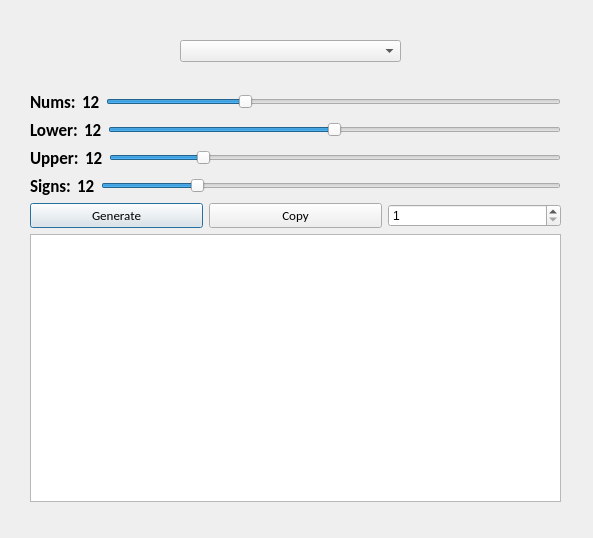
<?xml version="1.0" encoding="UTF-8"?>
<ui version="4.0">
 <class>Dialog</class>
 <widget class="QDialog" name="Dialog">
  <property name="geometry">
   <rect>
    <x>0</x>
    <y>0</y>
    <width>593</width>
    <height>538</height>
   </rect>
  </property>
  <property name="windowTitle">
   <string notr="true">Dialog</string>
  </property>
  <widget class="QComboBox" name="comboBox">
   <property name="geometry">
    <rect>
     <x>180</x>
     <y>40</y>
     <width>221</width>
     <height>22</height>
    </rect>
   </property>
   <property name="currentText">
    <string notr="true"/>
   </property>
  </widget>
  <widget class="QWidget" name="">
   <property name="geometry">
    <rect>
     <x>30</x>
     <y>91</y>
     <width>531</width>
     <height>411</height>
    </rect>
   </property>
   <layout class="QVBoxLayout" name="verticalLayout">
    <item>
     <layout class="QHBoxLayout" name="horizontalLayout_3">
      <item>
       <widget class="QLabel" name="label_5">
        <property name="font">
         <font>
          <family>Calibri</family>
          <pointsize>13</pointsize>
          <weight>75</weight>
          <bold>true</bold>
         </font>
        </property>
        <property name="toolTip">
         <string notr="true"/>
        </property>
        <property name="statusTip">
         <string notr="true"/>
        </property>
        <property name="whatsThis">
         <string notr="true"/>
        </property>
        <property name="accessibleName">
         <string notr="true"/>
        </property>
        <property name="accessibleDescription">
         <string notr="true"/>
        </property>
        <property name="text">
         <string notr="true">Nums:</string>
        </property>
       </widget>
      </item>
      <item>
       <widget class="QLabel" name="label">
        <property name="font">
         <font>
          <family>Calibri</family>
          <pointsize>13</pointsize>
          <weight>75</weight>
          <bold>true</bold>
         </font>
        </property>
        <property name="toolTip">
         <string notr="true"/>
        </property>
        <property name="statusTip">
         <string notr="true"/>
        </property>
        <property name="whatsThis">
         <string notr="true"/>
        </property>
        <property name="accessibleName">
         <string notr="true"/>
        </property>
        <property name="accessibleDescription">
         <string notr="true"/>
        </property>
        <property name="text">
         <string notr="true">12</string>
        </property>
       </widget>
      </item>
      <item>
       <widget class="QSlider" name="horizontalSlider">
        <property name="maximum">
         <number>10</number>
        </property>
        <property name="value">
         <number>3</number>
        </property>
        <property name="orientation">
         <enum>Qt::Horizontal</enum>
        </property>
       </widget>
      </item>
     </layout>
    </item>
    <item>
     <layout class="QHBoxLayout" name="horizontalLayout_4">
      <item>
       <widget class="QLabel" name="label_6">
        <property name="font">
         <font>
          <family>Calibri</family>
          <pointsize>13</pointsize>
          <weight>75</weight>
          <bold>true</bold>
         </font>
        </property>
        <property name="toolTip">
         <string notr="true"/>
        </property>
        <property name="statusTip">
         <string notr="true"/>
        </property>
        <property name="whatsThis">
         <string notr="true"/>
        </property>
        <property name="accessibleName">
         <string notr="true"/>
        </property>
        <property name="accessibleDescription">
         <string notr="true"/>
        </property>
        <property name="text">
         <string notr="true">Lower:</string>
        </property>
       </widget>
      </item>
      <item>
       <widget class="QLabel" name="label_2">
        <property name="font">
         <font>
          <family>Calibri</family>
          <pointsize>13</pointsize>
          <weight>75</weight>
          <bold>true</bold>
         </font>
        </property>
        <property name="toolTip">
         <string notr="true"/>
        </property>
        <property name="statusTip">
         <string notr="true"/>
        </property>
        <property name="whatsThis">
         <string notr="true"/>
        </property>
        <property name="accessibleName">
         <string notr="true"/>
        </property>
        <property name="accessibleDescription">
         <string notr="true"/>
        </property>
        <property name="text">
         <string notr="true">12</string>
        </property>
       </widget>
      </item>
      <item>
       <widget class="QSlider" name="horizontalSlider_2">
        <property name="maximum">
         <number>10</number>
        </property>
        <property name="value">
         <number>5</number>
        </property>
        <property name="orientation">
         <enum>Qt::Horizontal</enum>
        </property>
       </widget>
      </item>
     </layout>
    </item>
    <item>
     <layout class="QHBoxLayout" name="horizontalLayout_5">
      <item>
       <widget class="QLabel" name="label_7">
        <property name="font">
         <font>
          <family>Calibri</family>
          <pointsize>13</pointsize>
          <weight>75</weight>
          <bold>true</bold>
         </font>
        </property>
        <property name="toolTip">
         <string notr="true"/>
        </property>
        <property name="statusTip">
         <string notr="true"/>
        </property>
        <property name="whatsThis">
         <string notr="true"/>
        </property>
        <property name="accessibleName">
         <string notr="true"/>
        </property>
        <property name="accessibleDescription">
         <string notr="true"/>
        </property>
        <property name="text">
         <string notr="true">Upper:</string>
        </property>
       </widget>
      </item>
      <item>
       <widget class="QLabel" name="label_3">
        <property name="font">
         <font>
          <family>Calibri</family>
          <pointsize>13</pointsize>
          <weight>75</weight>
          <bold>true</bold>
         </font>
        </property>
        <property name="toolTip">
         <string notr="true"/>
        </property>
        <property name="statusTip">
         <string notr="true"/>
        </property>
        <property name="whatsThis">
         <string notr="true"/>
        </property>
        <property name="accessibleName">
         <string notr="true"/>
        </property>
        <property name="accessibleDescription">
         <string notr="true"/>
        </property>
        <property name="text">
         <string notr="true">12</string>
        </property>
       </widget>
      </item>
      <item>
       <widget class="QSlider" name="horizontalSlider_3">
        <property name="maximum">
         <number>10</number>
        </property>
        <property name="value">
         <number>2</number>
        </property>
        <property name="orientation">
         <enum>Qt::Horizontal</enum>
        </property>
       </widget>
      </item>
     </layout>
    </item>
    <item>
     <layout class="QHBoxLayout" name="horizontalLayout_6">
      <item>
       <widget class="QLabel" name="label_8">
        <property name="font">
         <font>
          <family>Calibri</family>
          <pointsize>13</pointsize>
          <weight>75</weight>
          <bold>true</bold>
         </font>
        </property>
        <property name="toolTip">
         <string notr="true"/>
        </property>
        <property name="statusTip">
         <string notr="true"/>
        </property>
        <property name="whatsThis">
         <string notr="true"/>
        </property>
        <property name="accessibleName">
         <string notr="true"/>
        </property>
        <property name="accessibleDescription">
         <string notr="true"/>
        </property>
        <property name="text">
         <string notr="true">Signs:</string>
        </property>
       </widget>
      </item>
      <item>
       <widget class="QLabel" name="label_4">
        <property name="font">
         <font>
          <family>Calibri</family>
          <pointsize>13</pointsize>
          <weight>75</weight>
          <bold>true</bold>
         </font>
        </property>
        <property name="toolTip">
         <string notr="true"/>
        </property>
        <property name="statusTip">
         <string notr="true"/>
        </property>
        <property name="whatsThis">
         <string notr="true"/>
        </property>
        <property name="accessibleName">
         <string notr="true"/>
        </property>
        <property name="accessibleDescription">
         <string notr="true"/>
        </property>
        <property name="text">
         <string notr="true">12</string>
        </property>
       </widget>
      </item>
      <item>
       <widget class="QSlider" name="horizontalSlider_4">
        <property name="maximum">
         <number>10</number>
        </property>
        <property name="value">
         <number>2</number>
        </property>
        <property name="orientation">
         <enum>Qt::Horizontal</enum>
        </property>
       </widget>
      </item>
     </layout>
    </item>
    <item>
     <layout class="QHBoxLayout" name="horizontalLayout_2">
      <item>
       <widget class="QPushButton" name="pushButton">
        <property name="font">
         <font>
          <family>Calibri</family>
          <pointsize>10</pointsize>
         </font>
        </property>
        <property name="text">
         <string notr="true">Generate</string>
        </property>
       </widget>
      </item>
      <item>
       <widget class="QPushButton" name="pushButton_2">
        <property name="font">
         <font>
          <family>Calibri</family>
          <pointsize>10</pointsize>
         </font>
        </property>
        <property name="text">
         <string notr="true">Copy</string>
        </property>
       </widget>
      </item>
      <item>
       <widget class="QSpinBox" name="spinBox">
        <property name="minimum">
         <number>1</number>
        </property>
        <property name="maximum">
         <number>1000</number>
        </property>
       </widget>
      </item>
     </layout>
    </item>
    <item>
     <widget class="QPlainTextEdit" name="plainTextEdit"/>
    </item>
   </layout>
  </widget>
 </widget>
 <resources/>
 <connections/>
</ui>
